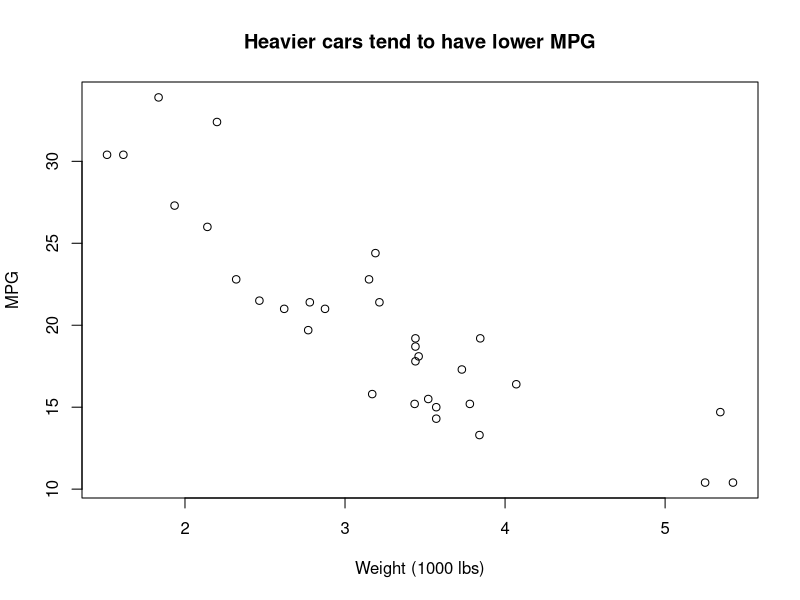
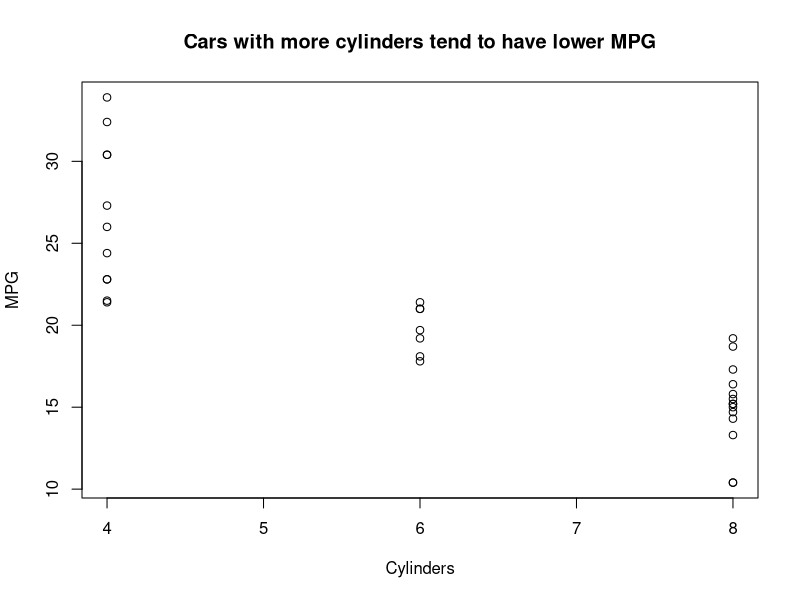
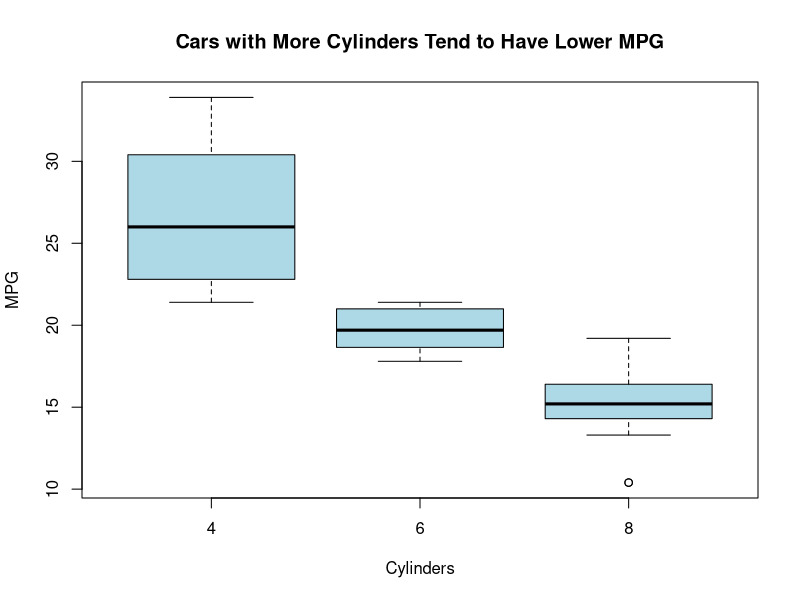
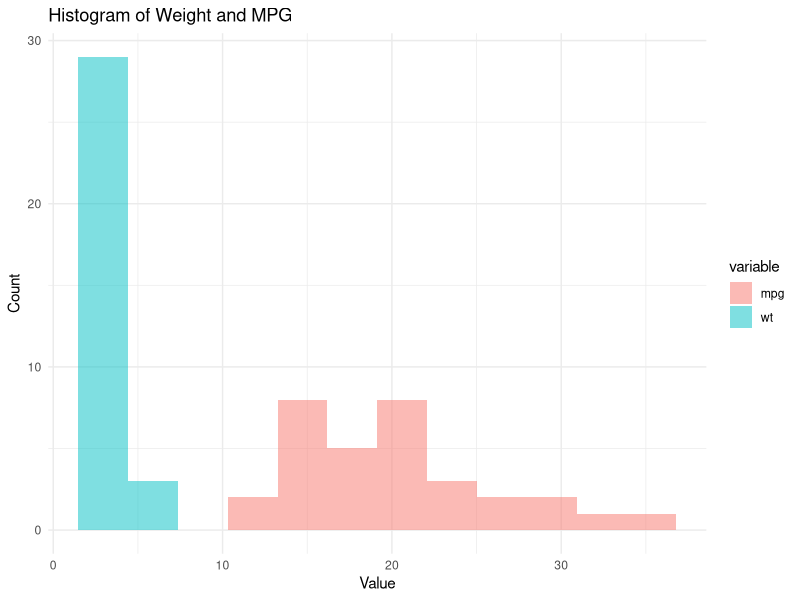

These figures' R source, in order:
## ---- chunk 1
0.1 + 0.1 + 0.1 - 0.3
0.3 - 0.1 - 0.1 - 0.1 # a variation

# run this if you want to avoid scientific notation
options(scipen = 999)
## ---- chunk 2
# install.packages("tidyverse")
library(tidyverse)
## ---- chunk 3
mtcars[mtcars$cyl == 6 & mtcars$mpg > 20, c("mpg", "hp")]
## ---- chunk 4
mtcars %>%
  filter(cyl == 6, mpg > 20) %>%
  select(mpg, hp)
## ---- chunk 5
data(mtcars) # reads in the data & adds it to your environment as a dataframe


mtcars <- mtcars %>% 
  rownames_to_column("model")



View(mtcars) # opens up the datafram for viewing
head(mtcars) # displays the top few lines of the dataframe
summary(mtcars) # displays a summary of all variables
?mtcars # will open up documentation in your Help tab. works for packages, functions, too!

tail(mtcars)
## ---- chunk 6
mean(mtcars$mpg) # the $ helps you select a specific column of interest
## ---- chunk 7
mean(mtcars$cyl)
## ---- chunk 8
median(mtcars$mpg)
## ---- chunk 9
# this is a scatterplot of mpg by wt
plot(mtcars$wt, mtcars$mpg,
     xlab = "Weight (1000 lbs)", ylab = "MPG",
     main = "Heavier cars tend to have lower MPG")
## ---- chunk 10
plot(mtcars$cyl, mtcars$mpg,
     xlab = "Cylinders", ylab = "MPG",
     main = "Cars with more cylinders tend to have lower MPG")
## ---- chunk 11
boxplot(mpg ~ cyl, data = mtcars,
        xlab = "Cylinders",
        ylab = "MPG",
        main = "Cars with More Cylinders Tend to Have Lower MPG",
        col = "lightblue")
## ---- chunk 12
df <- mtcars %>%
  pivot_longer(cols = c(wt, mpg), names_to = "variable", values_to = "value")

ggplot(df, aes(x = value, fill = variable)) +
  geom_histogram(alpha = 0.5, position = "identity", bins = 12) +
  labs(title = "Histogram of Weight and MPG",
       x = "Value", y = "Count") +
  theme_minimal()

